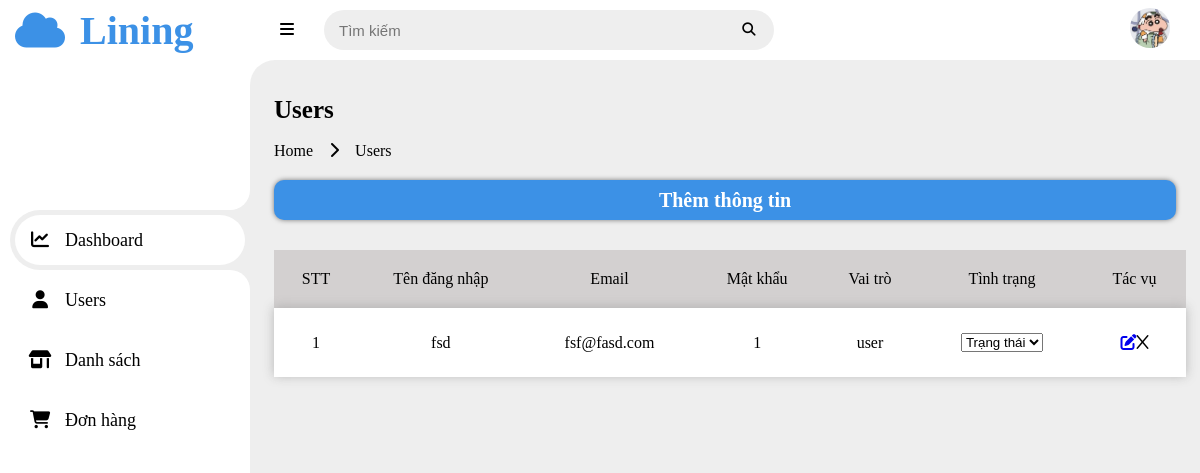
The page /app/view/html/Quanlycauhinh.php on the database as committed earlier.
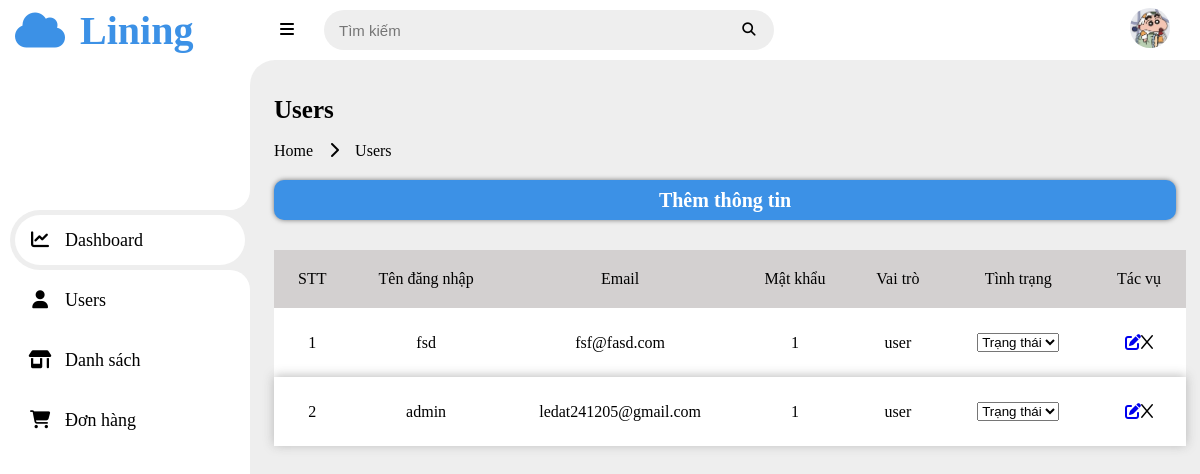
The same page on the database as committed later.
### tables this page shows
CREATE TABLE `users` (
  `id_users` int(11) UNSIGNED NOT NULL,
  `username` varchar(50) NOT NULL,
  `email` varchar(50) NOT NULL,
  `password` varchar(100) NOT NULL,
  `role` tinyint(4) UNSIGNED NOT NULL
);

CREATE TABLE `roles` (
  `id_role` tinyint(4) UNSIGNED NOT NULL,
  `role_name` varchar(50) NOT NULL
);

### app/model/database.php (called while the page is built, shortened)
<?php
class database
{
    private $server = "localhost";
    private $user = "root";
    private $pass = "";
    private $database = "lining_1";
    private $conn = null;
    public function connect()
    {
        $this->conn = new mysqli($this->server, $this->user, $this->pass, $this->database);
    }
    public function getData($sqlOrStmt)
    {
        $data = [];
        if ($sqlOrStmt instanceof \mysqli_stmt) {
            $result = $sqlOrStmt->get_result();
            if ($result && $result->num_rows > 0) {
                while ($rows = $result->fetch_array()) {
                    $data[] = $rows;
                }
            }
            $sqlOrStmt->close();
        } else {
            $this->result = mysqli_query($this->conn, $sqlOrStmt);
            if (mysqli_num_rows($this->result) > 0) {
                while ($rows = mysqli_fetch_array($this->result)) {
                    $data[] = $rows;
                }
            }
        }
        return $data;
    }
}
?>

### app/view/html/Quanlycauhinh.php (the view, shortened to what the changed rows need)
<!DOCTYPE html>
<html lang="en">
<head>
    <link rel="stylesheet" href="../../../public/assets/css/admin.css">
    <link rel="stylesheet" href="https://cdnjs.cloudflare.com/ajax/libs/font-awesome/6.6.0/css/all.min.css">
</head>
<body>
    <section id="content">
        <main>
            <div class="heading-title">
                <div class="left">
                    <h1>Users</h1>
                </div>
            </div>
            <table class="table-user">
                <thead>
                    <tr>
                        <td>STT</td>
                        <td>Tên đăng nhập</td>
                        <td>Email</td>
                        <td>Mật khẩu</td>
                        <td>Vai trò</td>
                        <td>Tình trạng</td>
                        <td>Tác vụ</td>
                    </tr>
                </thead>
                <tbody>
                    <?php
                        include_once "../../../app/model/database.php";
                        $db = new database();
                        $result = $db->getData("SELECT * FROM users u JOIN roles r ON u.role = r.id_role");
                        if(!empty($result)){
                            $stt = 1;
                            foreach($result as $data){
                        echo '<tr class="tr-row">';
                            echo '<td data-label="STT">'. $stt++ . '</td>';
                            echo '<td data-label="Tên đăng nhập">'. $data['username'].'</td>';
                            echo '<td data-label="Email"> '.$data['email'].' </td>';
                            echo '<td data-label="Mật khẩu"> '.$data['password'].' </td>';
                            echo '<td data-label="Vai trò"> '.$data['role_name'].' </td>';
                            echo '<td data-label="Trạng thái">';
                                echo '<form method="post" action="KhoaUser.php">
                                        <input type = "hidden" name = "id_user" value = "'.$data['id_users'].'">
                                        <select name="status" onchange="this.form.submit()">
                                            <option value="">Trạng thái</option>
                                            <option value="0"'.($data['status'] === '0' ? 'selected' : '').'>Mở</option>
                                            <option value="1"'.($data['status'] === '1' ? 'selected' : '').'>Khóa</option>
                                        </select>
                                    </form>';
                            echo '</td>';
                            echo '<td data-label="Tác vụ">';
                                echo '<a href = "../../view/html/CapNhatThongTin.php?get_id='.$data['id_users'].'&get_id_role='.$data['role'].'">';
                                    echo '<i class="fa-solid fa-pen-to-square"></i>';
                                echo '</a>';
                                echo '<a onclick="openPopup('.$data['id_users'].',);return false;">';
                                        echo '<i class="fa-regular fa-x"></i>
                                    </a>';
                            echo '</td>';
                        echo '</tr>';
                        }}
                    ?>
                </tbody>
            </table>
        </main>
    </section>
</body>
</html>

Rows that differ between the two databases and show on the page:
added users: username "admin", email "ledat241205@gmail.com", password "1", role.role_name "user"
